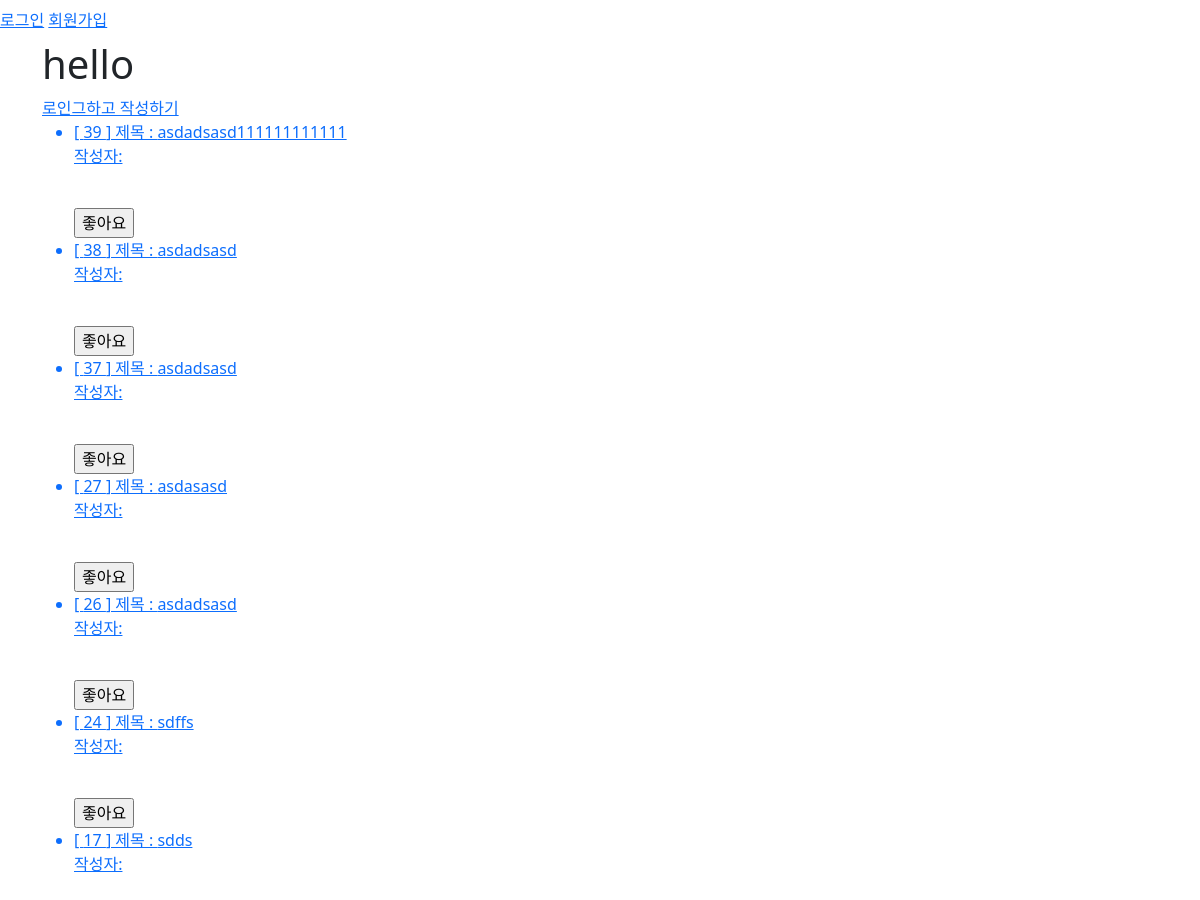
/articles/ (upper part), run on an earlier commit of the app's database.
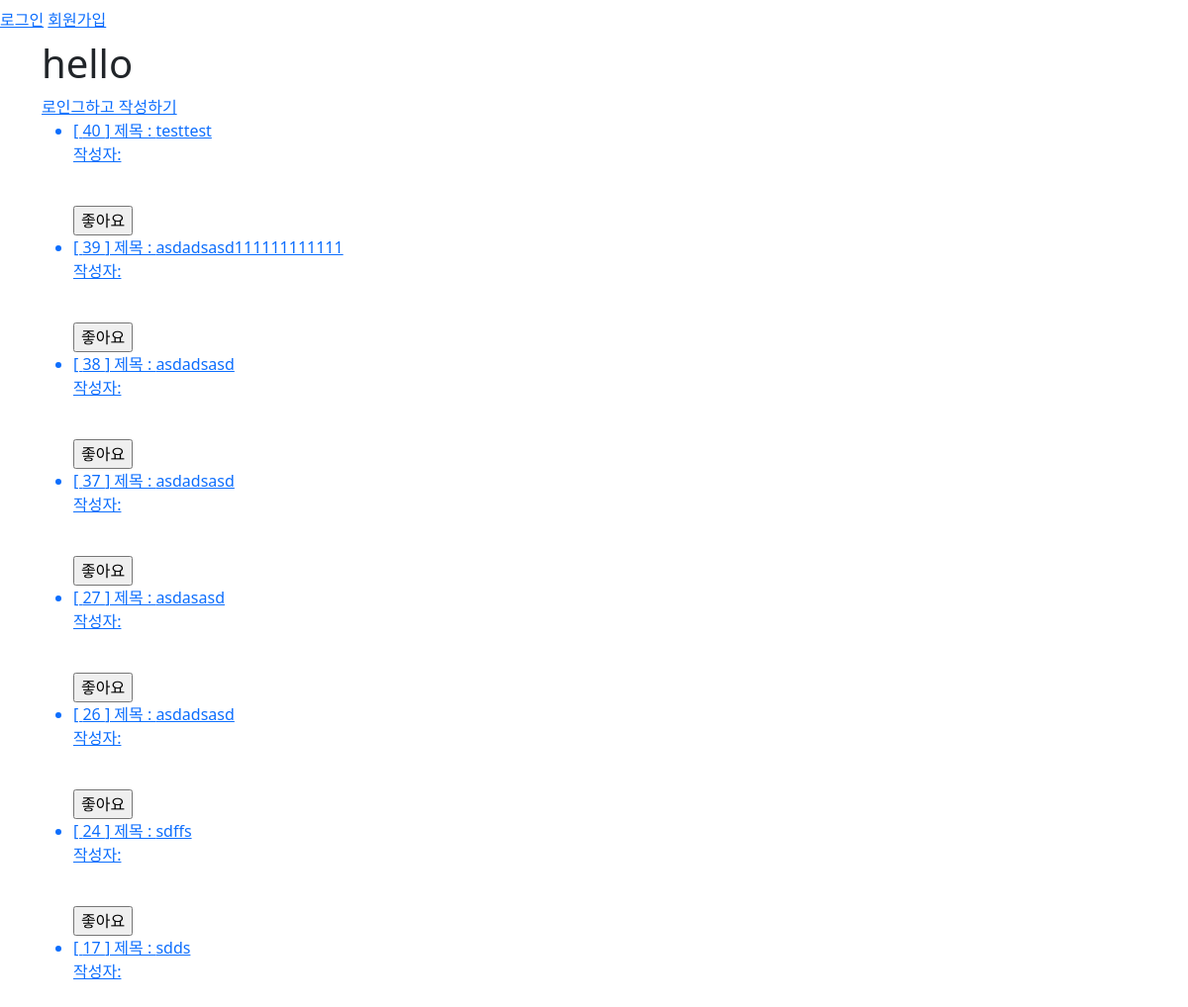
And on a later commit of the database.
### articles/models.py (models this page shows, shortened)
class Article(models.Model):
    title = models.CharField(max_length=50) # max 무저건 필요
    content = models.TextField(default='') # 빈문자열
    created_at = models.DateTimeField(auto_now_add=True)
    updated_at = models.DateTimeField(auto_now=True)
    image = models.ImageField(upload_to = "images/", blank = True) # 기본은 빈상태 불허
    author = models.ForeignKey(
		settings.AUTH_USER_MODEL,
        on_delete=models.CASCADE,
        related_name="articles",
        )
    like_users = models.ManyToManyField(
        settings.AUTH_USER_MODEL, related_name="like_articles"
    )

### articles/views.py (the view)
# urls.py: path('', views.articles, name = "articles"),
def articles(request): # 처음 페이지 로딩시
    articles = Article.objects.all().order_by("-created_at")
    context = {
        "articles": articles,
    }
    return render(request, "articles/articles.html", context)

### articles/templates/articles/articles.html (shortened to what this page needs)
{% extends "base.html" %}
{% block content %}
<h1>hello</h1>
{% if request.user.is_authenticated %}
    <a href="{% url 'articles:create' %}">글쓰기</a>
{% else %}
    <a href="{% url "accounts:login" %}">로인그하고 작성하기</a>
{% endif %}
<ul>
    {% for article in articles %}
    <a href ="{% url 'articles:article_detail' article.pk %}">
        <li>
            <div> [ {{article.id}} ] 제목 : {{ article.title }}</div>
            <p> 작성자: {{article.author}} </p>
            <br>
        </li>
    </a>
    <form action="{% url 'articles:like' article.pk %}" method="POST">
        {% if request.user in article.like_users.all %}
            <input type="submit" value="좋아요 취소">
        {% else %}
            <input type="submit" value="좋아요">
        {% endif %}
    </form>
    {% endfor %}
</ul>
{% endblock content %}

What changed in the data, as far as the page shows it:
added Article: id "40", title "testtest"
